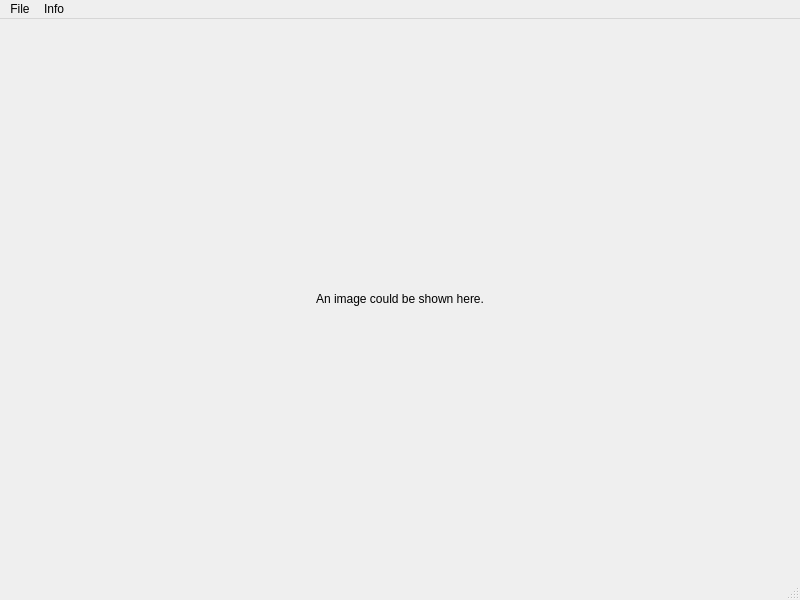
<?xml version="1.0" encoding="UTF-8"?>
<ui version="4.0">
 <class>ImageViewWindow</class>
 <widget class="QMainWindow" name="ImageViewWindow">
  <property name="geometry">
   <rect>
    <x>0</x>
    <y>0</y>
    <width>800</width>
    <height>600</height>
   </rect>
  </property>
  <property name="windowTitle">
   <string>Image viewer</string>
  </property>
  <widget class="QWidget" name="centralwidget">
   <layout class="QGridLayout" name="gridLayout">
    <item row="0" column="0">
     <widget class="QLabel" name="label">
      <property name="text">
       <string>An image could be shown here.</string>
      </property>
      <property name="alignment">
       <set>Qt::AlignmentFlag::AlignCenter</set>
      </property>
     </widget>
    </item>
   </layout>
  </widget>
  <widget class="QMenuBar" name="menubar">
   <property name="geometry">
    <rect>
     <x>0</x>
     <y>0</y>
     <width>800</width>
     <height>22</height>
    </rect>
   </property>
   <widget class="QMenu" name="menuFile">
    <property name="title">
     <string>File</string>
    </property>
    <addaction name="actionExit"/>
   </widget>
   <widget class="QMenu" name="menuInfo">
    <property name="title">
     <string>Info</string>
    </property>
    <addaction name="actionSupportedFileFormats"/>
   </widget>
   <addaction name="menuFile"/>
   <addaction name="menuInfo"/>
  </widget>
  <widget class="QStatusBar" name="statusbar"/>
  <action name="actionExit">
   <property name="icon">
    <iconset theme="application-exit"/>
   </property>
   <property name="text">
    <string>Close</string>
   </property>
   <property name="shortcut">
    <string>F3</string>
   </property>
  </action>
  <action name="actionSupportedFileFormats">
   <property name="icon">
    <iconset theme="dialog-information"/>
   </property>
   <property name="text">
    <string>Supported file formats</string>
   </property>
  </action>
 </widget>
 <resources/>
 <connections/>
</ui>
